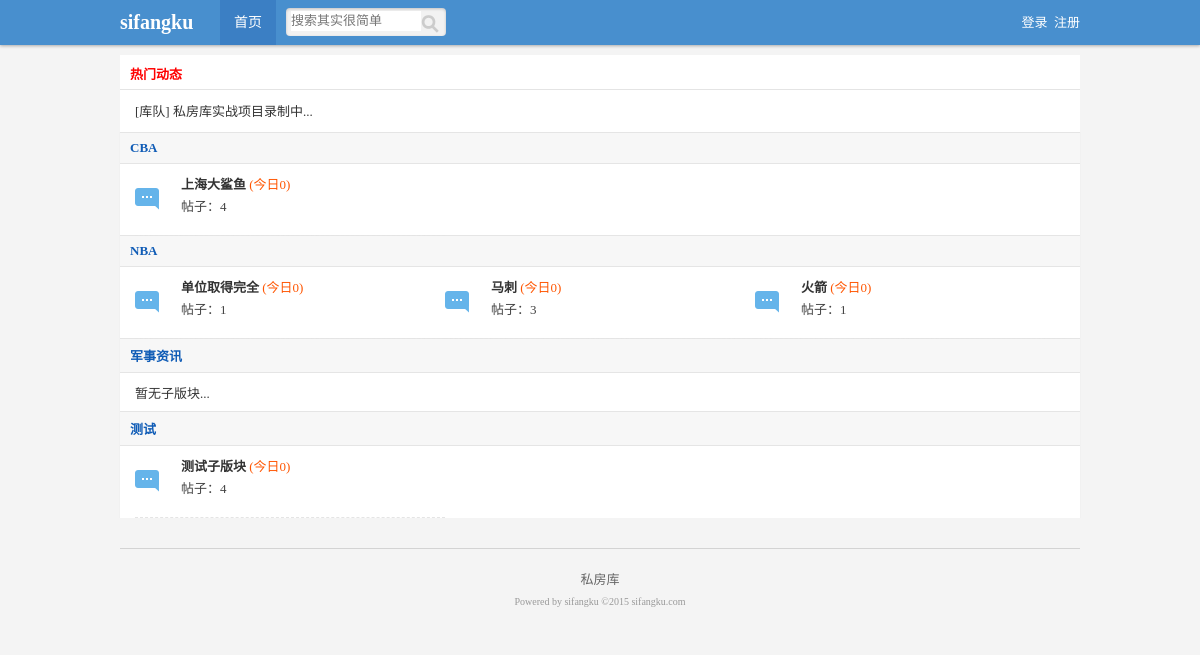
Page /sfkbbs/index.php on the committed database.
### tables this page shows
CREATE TABLE IF NOT EXISTS `sfk_father_module` (
  `id` int(10) unsigned NOT NULL AUTO_INCREMENT,
  `module_name` varchar(66) NOT NULL,
  `sort` int(11) DEFAULT '0',
  PRIMARY KEY (`id`)
);

CREATE TABLE IF NOT EXISTS `sfk_son_module` (
  `id` int(10) unsigned NOT NULL AUTO_INCREMENT,
  `father_module_id` int(10) unsigned NOT NULL,
  `module_name` varchar(66) NOT NULL,
  `info` varchar(255) NOT NULL,
  `member_id` int(10) unsigned NOT NULL DEFAULT '0',
  `sort` int(10) unsigned NOT NULL DEFAULT '0',
  PRIMARY KEY (`id`)
);

### sfkbbs/inc/tool.inc.php (called while the page is built, shortened)
<?php
function is_login($link){
	if(isset($_COOKIE['sfk']['name']) && isset($_COOKIE['sfk']['pw'])){
		$query="select * from sfk_member where name='{$_COOKIE['sfk']['name']}' and sha1(pw)='{$_COOKIE['sfk']['pw']}'";
		$result=execute($link,$query);
		if(mysqli_num_rows($result)==1){
			$data=mysqli_fetch_assoc($result);
			return $data['id'];
		}else{
			return false;
		}
	}else{
		return false;
	}
}
?>

### sfkbbs/inc/mysql.inc.php (called while the page is built, shortened)
<?php
function execute($link,$query){
	$result=mysqli_query($link,$query);
	return $result;
}
function num($link,$sql_count){
	$result=execute($link,$sql_count);
	$count=mysqli_fetch_row($result);
	return $count[0];
}
?>

### sfkbbs/index.php (the view, shortened to what this page needs)
<?php
include_once 'inc/mysql.inc.php';
include_once 'inc/tool.inc.php';
$link=connect();
$member_id=is_login($link);
$template['title']='首页';
$template['css']=array('style/public.css','style/index.css');
?>
<?php include 'inc/header.inc.php'?>
<div id="hot" class="auto">
	<div class="title">热门动态</div>
	<ul class="newlist">
		<li><a href="#">[库队]</a> <a href="#">私房库实战项目录制中...</a></li>
	</ul>
</div>
<?php
$query="select * from sfk_father_module order by sort desc";
$result_father=execute($link, $query);
while($data_father=mysqli_fetch_assoc($result_father)){
?>
<div class="box auto">
	<div class="title">
		<a href="list_father.php?id=<?php echo $data_father['id']?>" style="color:#105cb6;"><?php echo $data_father['module_name']?></a>
	</div>
	<div class="classList">
		<?php
		$query="select * from sfk_son_module where father_module_id={$data_father['id']}";
		$result_son=execute($link, $query);
		if(mysqli_num_rows($result_son)){
			while ($data_son=mysqli_fetch_assoc($result_son)){
				$query="select count(*) from sfk_content where module_id={$data_son['id']} and time > CURDATE()";
				$count_today=num($link,$query);
				$query="select count(*) from sfk_content where module_id={$data_son['id']}";
				$count_all=num($link,$query);
				$html=<<<A
					<div class="childBox new">
						<h2><a href="list_son.php?id={$data_son['id']}">{$data_son['module_name']}</a> <span>(今日{$count_today})</span></h2>
						帖子：{$count_all}<br />
					</div>
A;
				echo $html;
			}
		}else{
			echo '<div style="padding:10px 0;">暂无子版块...</div>';
		}
		?>
	</div>
</div>
<?php }?>
<?php include 'inc/footer.inc.php'?>

### sfkbbs/inc/header.inc.php (shortened to what this page needs)
<!DOCTYPE html>
<html lang="zh-CN">
<head>
<?php
foreach ($template['css'] as $val){
	echo "<link rel='stylesheet' type='text/css' href='{$val}' />";
}
?>
</head>
<body>
	<div class="header_wrap">
		<div id="header" class="auto">
			<div class="logo">sifangku</div>
			<div class="nav">
				<a class="hover" href="index.php">首页</a>
			</div>
			<div class="serarch">
				<form>
					<input class="keyword" type="text" name="keyword" placeholder="搜索其实很简单" />
					<input class="submit" type="submit" name="submit" value="" />
				</form>
			</div>
			<div class="login">
				<?php
				if(isset($member_id) && $member_id){
$str=<<<A
					<a>您好！{$_COOKIE['sfk']['name']}</a> <span style="color:#fff;">|</span> <a href="logout.php">退出</a>
A;
					echo $str;
				}else{
$str=<<<A
					<a href="login.php">登录</a>&nbsp;
					<a href="register.php">注册</a>
A;
					echo $str;
				}
				?>
			</div>
		</div>
	</div>

### sfkbbs/inc/footer.inc.php
<div id="footer" class="auto">
		<div class="bottom">
			<a>私房库</a>
		</div>
		<div class="copyright">Powered by sifangku ©2015 sifangku.com</div>
	</div>
</body>
</html>

### sfkbbs/style/public.css (style rules this page uses)
body,div,ul,ol,li,dl,dt,dd,h1,h2,h3,h4,h5,h6,form,input,textarea,p { margin:0px; padding:0px; font-size:13px; font-family:Tahoma; }
ul { list-style:none; }
a { text-decoration:none; }
body { background:#f4f4f4; color:#333; }
.auto { width:960px; margin:0 auto; }
.header_wrap { background:#488fce; box-shadow: 0 1px 3px rgba(0, 0, 0, 0.3); display: block; left: 0; position:fixed; top: 0; width: 100%; z-index: 10; }
#header { height:45px; line-height:45px; }
#header .logo { width:100px; font-size:20px; font-family:微软雅黑; font-weight:bold; color:#fff; float:left; }
#header .nav a { color:#fff; display:block; width:56px; float:left; text-align:center; font-size:14px; cursor:pointer; }
#header .nav a.hover { background:#3b7fc4; }
#header .serarch { background: none repeat scroll 0 0 #f2f2f2; border-radius: 4px; box-shadow: 0 1px 3px rgba(0, 0, 0, 0.2) inset; display: inline; float: left; height: 28px; margin: 8px 0 0 10px; padding:0; width: 160px; }
#header .serarch input.keyword { width:130px; height:20px; margin:3px 0 0 5px; display:block; float:left; border:0px; }
#header .serarch input.submit { background:url(style_icon.png) 0px -593px; border: 0 none; cursor: pointer; float: right; height: 28px; margin: 0; overflow: visible; padding: 0; text-align:left; width: 25px; float:right; }
#header .login { float:right; }
#header .login a { color:#fff; }
#footer { border-top:1px solid #d3d3d3; text-align:center; padding:20px 0; margin-top:30px; }
#footer a { color:#666; }
#footer .bottom { padding:0 0 8px 0; }
#footer .copyright { color: #999; font-size: 10px; text-align: center; }

### sfkbbs/style/index.css (style rules this page uses)
#hot { margin-top:10px; background:#fff; padding:0 0 10px 0; }
#hot .title { height:34px; color:#ff0000; font-weight:bold; border-bottom:1px solid #e4e4e4; line-height:40px; text-indent:10px; margin:0 0 10px 0; }
#hot .newlist li { width:480px; float:left; text-indent:15px; line-height:23px; }
#hot .newlist li a { color:#333; }
.box { border-left:1px solid #f1f1f1; border-right:1px solid #f1f1f1; margin-top:-1px; }
.box .title { background:#f7f7f7; border-top:1px solid #e5e5e5; border-bottom:1px solid #e5e5e5; padding:7px 10px; color:#105cb6; font-weight:bold; }
.box .classList { background:#ffffff; padding:0 15px; }
.box .classList .childBox { width:264px; height:51px; padding:10px 0 10px 46px; border-bottom:1px dashed #e4e4e4; float:left; background:pink; color:#444444; }
.box .classList .childBox h2 { padding-bottom:3px; }
.box .classList .childBox h2 a { color:#333; font-weight:bold; }
.box .classList .childBox h2 span { color:#ff5500; font-weight:normal; }
.box .classList .new { background:url(new.gif) 0px center no-repeat; }

### rows in the picture
sfk_father_module: module_name "CBA"
sfk_son_module: module_name "上海大鲨鱼", count_today "0", count_all "4"
sfk_father_module: module_name "NBA"
sfk_son_module: module_name "单位取得完全", count_today "0", id "1"
sfk_son_module: module_name "马刺", count_today "0", count_all "3"
sfk_son_module: module_name "火箭", count_today "0", count_all "1"
sfk_father_module: module_name "军事资讯", shows "暂无子版块..."
sfk_father_module: module_name "测试"
sfk_son_module: module_name "测试子版块", count_today "0", count_all "4"
